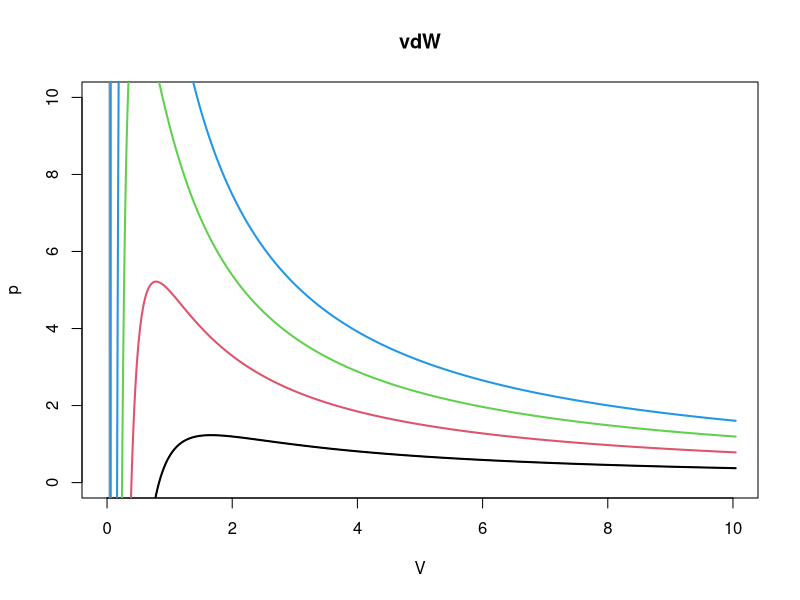

The R script that drew this image:
a <- 3.592
b <- 0.04267

generate_arrays <- function(Temp) {
  x <- array()
  y <- array()
  
  x[1] <- b + 0.001
  for (i in 2 : 10000) {
    x <- c(x, b + 0.001 * i)
  }
  y <- (0.082 * Temp) / (x - b) - (a / (x * x))
  
  res <- list()
  res[[1]] <- x
  res[[2]] <- y
  return(res)
}

q <- list()
for (i in 1 : 4) {
  q[[i]] <- generate_arrays(i * 50)
}

plot(q[[1]][[1]], q[[1]][[2]], main = "vdW", xlab = "V", ylab = "p", type = "l", xlim = c(0, 10), ylim = c(0, 10))
for (i in 1 : 4) {
  points(q[[i]][[1]], q[[i]][[2]], type = "l", col= i, lwd = 2)
}

# x <- b + 0.05
# y <- (8.314 * Temp) / (x - b) - (a / (x * x))
